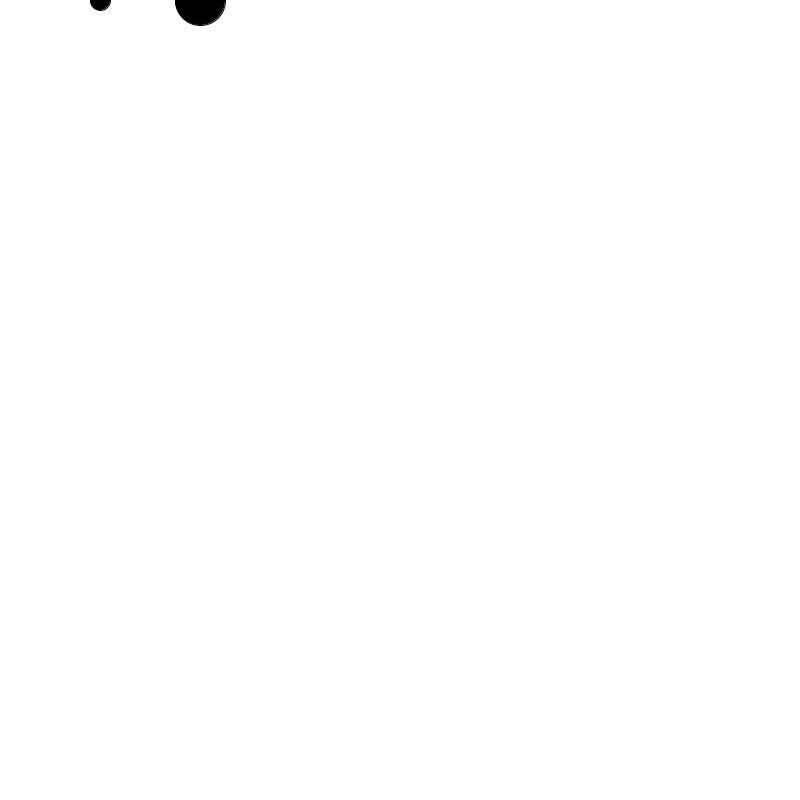
Frame 1 (no input)
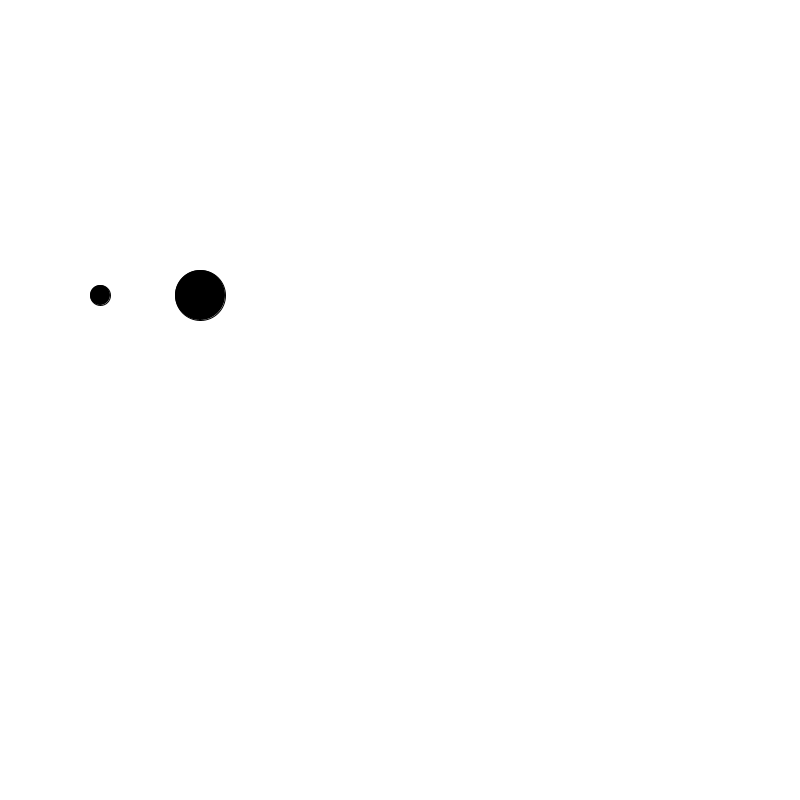
Frame 60 (the mouse pressed at the canvas centre just before this capture)
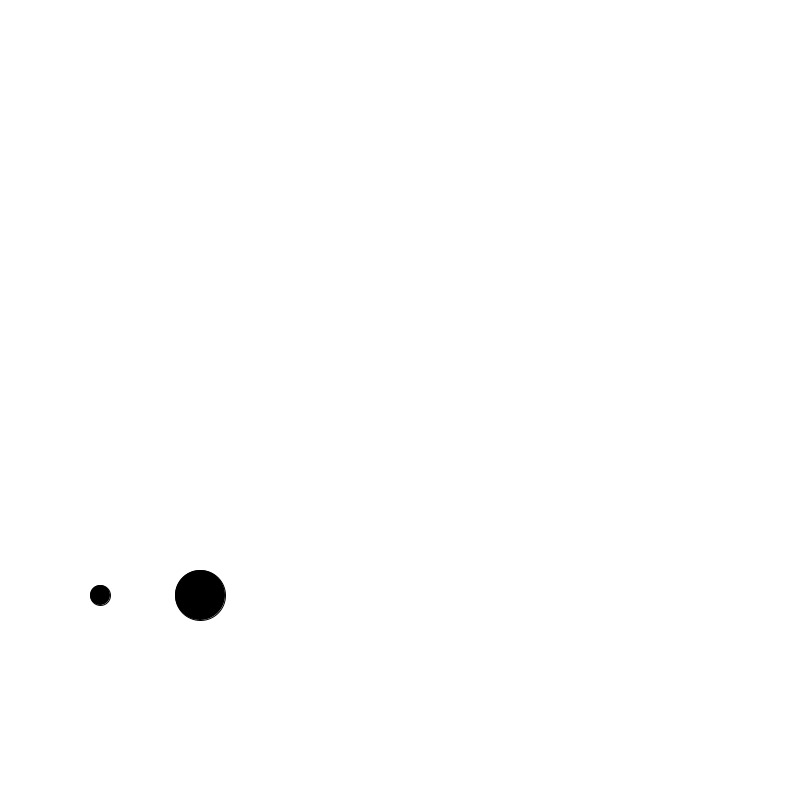
Frame 120 (the mouse held since frame 60 and released just before this capture)

The Processing sketch that drew these frames (run headless with seeded random() and noise(); from frame 60 on, the mouse is pressed at the canvas centre):

// Processing sketch: function
// ── function.pde
float yPos;
float xPos;
float radius;
float size;
float speed;


void setup(){
  size(800,800);
  radius = 20;
  speed = 5;
}

void draw(){
  background(255);
  fill(0);
  
  drawCircle(100, radius);
  drawCircle(200,radius+30);
  circleRun();
}

void drawCircle(float x, float r){
  fill(0);
  ellipse(x, yPos, r, r);
}

void circleRun(){
  yPos+=speed;
  if(yPos <0 || yPos > height){
    speed *= -1;
  }
}
